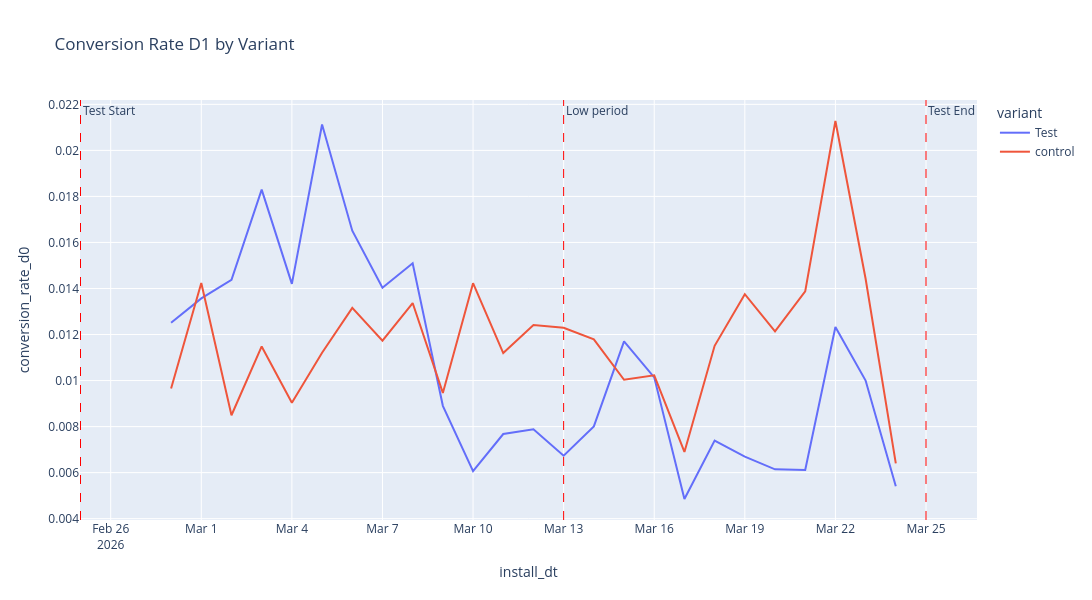

Write notebook code for a chart like this one.
### Code cell
fig = px.line(conversion_metrics_by_variant, 
              x='install_dt', 
              y='conversion_rate_d0',
              color='variant',
              title='Conversion Rate D1 by Variant',
              width=1200,
              height=600,
              hover_data={'conversion_rate_d1': ':.2%', 'total_users': True, 'converters_d1': True})

fig.add_vline(
    x=pd.Timestamp('2026-02-25').timestamp() * 1000, 
    line_dash='dash', 
    line_color='red', 
    line_width=1,
    annotation_text='Test Start', 
    annotation_position='top right')

fig.add_vline(
    x=pd.Timestamp('2026-03-13').timestamp() * 1000, 
    line_dash='dash', 
    line_color='red', 
    line_width=1,
    annotation_text='Low period', 
    annotation_position='top right')

fig.add_vline(
    x=pd.Timestamp('2026-03-25').timestamp() * 1000, 
    line_dash='dash', 
    line_color='red', 
    line_width=1,
    annotation_text='Test End', 
    annotation_position='top right')

fig.show()

### Figure 1 — Plotly figure (JSON) as saved in the notebook; plotly's stock layout.template omitted (floating-point values rounded to 4 significant figures)
{"data": [{"customdata": [[0.007299, 959.0, 7.0], [0.004175, 958.0, 4.0], [0.00308, 974.0, 3.0], [0.006098, 984.0, 6.0], [0.01065, 845.0, 9.0], [0.008216, 852.0, 7.0], [0.005896, 848.0, 5.0], [0.006548, 1069.0, 7.0], [0.006217, 1126.0, 7.0], [0.005935, 1011.0, 6.0], [0.006061, 990.0, 6.0], [0.003839, 1042.0, 4.0], [0.002956, 1015.0, 3.0], [0.005612, 891.0, 5.0], [0.004577, 874.0, 4.0], [0.004255, 940.0, 4.0], [0.002535, 789.0, 2.0], [0.003641, 824.0, 3.0], [0.002463, 812.0, 2.0], [0.006693, 747.0, 5.0], [0.0086, 814.0, 7.0], [0.006112, 818.0, 5.0], [0.008631, 811.0, 7.0], [0.00375, 800.0, 3.0], [0.002703, 740.0, 2.0]], "hovertemplate": "variant=Test<br>install_dt=%{x}<br>conversion_rate_d0=%{y}<br>conversion_rate_d1=%{customdata[0]:.2%}<br>total_users=%{customdata[1]}<br>converters_d1=%{customdata[2]}<extra></extra>", "legendgroup": "Test", "line": {"color": "#636efa", "dash": "solid"}, "marker": {"symbol": "circle"}, "mode": "lines", "name": "Test", "orientation": "v", "showlegend": true, "type": "scatter", "x": ["2026-02-28", "2026-03-01", "2026-03-02", "2026-03-03", "2026-03-04", "2026-03-05", "2026-03-06", "2026-03-07", "2026-03-08", "2026-03-09", "2026-03-10", "2026-03-11", "2026-03-12", "2026-03-13", "2026-03-14", "2026-03-15", "2026-03-16", "2026-03-17", "2026-03-18", "2026-03-19", "2026-03-20", "2026-03-21", "2026-03-22", "2026-03-23", "2026-03-24"], "xaxis": "x", "y": [0.01251, 0.01357, 0.01437, 0.01829, 0.0142, 0.02113, 0.01651, 0.01403, 0.0151, 0.008902, 0.006061, 0.007678, 0.007882, 0.006734, 0.008009, 0.0117, 0.01014, 0.004854, 0.007389, 0.006693, 0.006143, 0.006112, 0.01233, 0.01, 0.005405], "yaxis": "y"}, {"customdata": [[0.007511, 932.0, 7.0], [0.003052, 983.0, 3.0], [0.006369, 942.0, 6.0], [0.003132, 958.0, 3.0], [0.00678, 885.0, 6.0], [0.001121, 892.0, 1.0], [0.003589, 836.0, 3.0], [0.006843, 1023.0, 7.0], [0.003565, 1122.0, 4.0], [0.006309, 951.0, 6.0], [0.00759, 1054.0, 8.0], [0.003731, 1072.0, 4.0], [0.008273, 967.0, 8.0], [0.004098, 976.0, 4.0], [0.003215, 933.0, 3.0], [0.003344, 897.0, 3.0], [0.0, 880.0, 0.0], [0.003448, 870.0, 3.0], [0.008951, 782.0, 7.0], [0.002751, 727.0, 2.0], [0.003641, 824.0, 3.0], [0.008827, 793.0, 7.0], [0.00591, 846.0, 5.0], [0.007212, 832.0, 6.0], [0.002561, 781.0, 2.0]], "hovertemplate": "variant=control<br>install_dt=%{x}<br>conversion_rate_d0=%{y}<br>conversion_rate_d1=%{customdata[0]:.2%}<br>total_users=%{customdata[1]}<br>converters_d1=%{customdata[2]}<extra></extra>", "legendgroup": "control", "line": {"color": "#EF553B", "dash": "solid"}, "marker": {"symbol": "circle"}, "mode": "lines", "name": "control", "orientation": "v", "showlegend": true, "type": "scatter", "x": ["2026-02-28", "2026-03-01", "2026-03-02", "2026-03-03", "2026-03-04", "2026-03-05", "2026-03-06", "2026-03-07", "2026-03-08", "2026-03-09", "2026-03-10", "2026-03-11", "2026-03-12", "2026-03-13", "2026-03-14", "2026-03-15", "2026-03-16", "2026-03-17", "2026-03-18", "2026-03-19", "2026-03-20", "2026-03-21", "2026-03-22", "2026-03-23", "2026-03-24"], "xaxis": "x", "y": [0.009657, 0.01424, 0.008493, 0.01148, 0.00904, 0.01121, 0.01316, 0.01173, 0.01337, 0.009464, 0.01423, 0.01119, 0.01241, 0.0123, 0.01179, 0.01003, 0.01023, 0.006897, 0.01151, 0.01376, 0.01214, 0.01387, 0.02128, 0.01442, 0.006402], "yaxis": "y"}], "layout": {"annotations": [{"showarrow": false, "text": "Test Start", "x": 1771977600000, "xanchor": "left", "xref": "x", "y": 1, "yanchor": "top", "yref": "y domain"}, {"showarrow": false, "text": "Low period", "x": 1773360000000, "xanchor": "left", "xref": "x", "y": 1, "yanchor": "top", "yref": "y domain"}, {"showarrow": false, "text": "Test End", "x": 1774396800000, "xanchor": "left", "xref": "x", "y": 1, "yanchor": "top", "yref": "y domain"}], "height": 600, "legend": {"title": {"text": "variant"}, "tracegroupgap": 0}, "shapes": [{"line": {"color": "red", "dash": "dash", "width": 1}, "type": "line", "x0": 1771977600000, "x1": 1771977600000, "xref": "x", "y0": 0, "y1": 1, "yref": "y domain"}, {"line": {"color": "red", "dash": "dash", "width": 1}, "type": "line", "x0": 1773360000000, "x1": 1773360000000, "xref": "x", "y0": 0, "y1": 1, "yref": "y domain"}, {"line": {"color": "red", "dash": "dash", "width": 1}, "type": "line", "x0": 1774396800000, "x1": 1774396800000, "xref": "x", "y0": 0, "y1": 1, "yref": "y domain"}], "title": {"text": "Conversion Rate D1 by Variant"}, "width": 1200, "xaxis": {"anchor": "y", "domain": [0, 1], "title": {"text": "install_dt"}}, "yaxis": {"anchor": "x", "domain": [0, 1], "title": {"text": "conversion_rate_d0"}}}}
